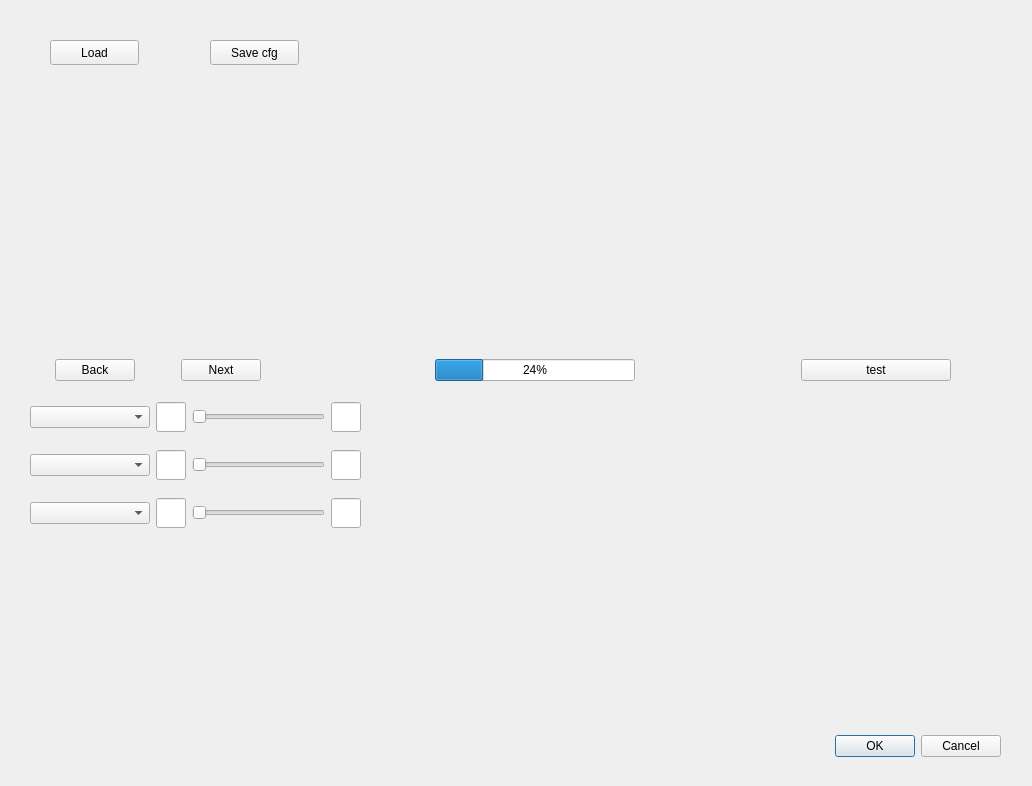
<?xml version="1.0" encoding="UTF-8"?>
<ui version="4.0">
 <class>Dialog</class>
 <widget class="QDialog" name="Dialog">
  <property name="geometry">
   <rect>
    <x>0</x>
    <y>0</y>
    <width>1032</width>
    <height>786</height>
   </rect>
  </property>
  <property name="minimumSize">
   <size>
    <width>60</width>
    <height>0</height>
   </size>
  </property>
  <property name="windowTitle">
   <string>Dialog</string>
  </property>
  <widget class="QDialogButtonBox" name="buttonBox">
   <property name="geometry">
    <rect>
     <x>660</x>
     <y>730</y>
     <width>341</width>
     <height>32</height>
    </rect>
   </property>
   <property name="orientation">
    <enum>Qt::Horizontal</enum>
   </property>
   <property name="standardButtons">
    <set>QDialogButtonBox::Cancel|QDialogButtonBox::Ok</set>
   </property>
  </widget>
  <widget class="QPushButton" name="load">
   <property name="geometry">
    <rect>
     <x>50</x>
     <y>40</y>
     <width>89</width>
     <height>25</height>
    </rect>
   </property>
   <property name="text">
    <string>Load</string>
   </property>
  </widget>
  <widget class="QPushButton" name="save">
   <property name="geometry">
    <rect>
     <x>210</x>
     <y>40</y>
     <width>89</width>
     <height>25</height>
    </rect>
   </property>
   <property name="text">
    <string>Save cfg</string>
   </property>
  </widget>
  <widget class="QWidget" name="verticalLayoutWidget_5">
   <property name="geometry">
    <rect>
     <x>30</x>
     <y>90</y>
     <width>971</width>
     <height>314</height>
    </rect>
   </property>
   <layout class="QVBoxLayout" name="verticalLayout_7">
    <item>
     <layout class="QHBoxLayout" name="horizontalLayout">
      <item>
       <spacer name="horizontalSpacer_3">
        <property name="orientation">
         <enum>Qt::Horizontal</enum>
        </property>
        <property name="sizeHint" stdset="0">
         <size>
          <width>40</width>
          <height>20</height>
         </size>
        </property>
       </spacer>
      </item>
      <item>
       <widget class="QLabel" name="input_label">
        <property name="enabled">
         <bool>true</bool>
        </property>
        <property name="sizePolicy">
         <sizepolicy hsizetype="Fixed" vsizetype="Fixed">
          <horstretch>0</horstretch>
          <verstretch>0</verstretch>
         </sizepolicy>
        </property>
        <property name="minimumSize">
         <size>
          <width>200</width>
          <height>200</height>
         </size>
        </property>
        <property name="maximumSize">
         <size>
          <width>200</width>
          <height>200</height>
         </size>
        </property>
        <property name="text">
         <string/>
        </property>
        <property name="pixmap">
         <pixmap>autoenc.png</pixmap>
        </property>
       </widget>
      </item>
      <item>
       <spacer name="horizontalSpacer">
        <property name="orientation">
         <enum>Qt::Horizontal</enum>
        </property>
        <property name="sizeType">
         <enum>QSizePolicy::Expanding</enum>
        </property>
        <property name="sizeHint" stdset="0">
         <size>
          <width>88</width>
          <height>236</height>
         </size>
        </property>
       </spacer>
      </item>
      <item>
       <layout class="QVBoxLayout" name="verticalLayout">
        <item>
         <spacer name="verticalSpacer">
          <property name="orientation">
           <enum>Qt::Vertical</enum>
          </property>
          <property name="sizeType">
           <enum>QSizePolicy::Expanding</enum>
          </property>
          <property name="sizeHint" stdset="0">
           <size>
            <width>20</width>
            <height>40</height>
           </size>
          </property>
         </spacer>
        </item>
        <item>
         <widget class="QLabel" name="model_label">
          <property name="minimumSize">
           <size>
            <width>300</width>
            <height>200</height>
           </size>
          </property>
          <property name="maximumSize">
           <size>
            <width>300</width>
            <height>200</height>
           </size>
          </property>
          <property name="text">
           <string/>
          </property>
          <property name="pixmap">
           <pixmap>dl_model.jpg</pixmap>
          </property>
          <property name="scaledContents">
           <bool>true</bool>
          </property>
         </widget>
        </item>
        <item>
         <spacer name="verticalSpacer_2">
          <property name="orientation">
           <enum>Qt::Vertical</enum>
          </property>
          <property name="sizeType">
           <enum>QSizePolicy::Expanding</enum>
          </property>
          <property name="sizeHint" stdset="0">
           <size>
            <width>20</width>
            <height>40</height>
           </size>
          </property>
         </spacer>
        </item>
       </layout>
      </item>
      <item>
       <spacer name="horizontalSpacer_2">
        <property name="orientation">
         <enum>Qt::Horizontal</enum>
        </property>
        <property name="sizeType">
         <enum>QSizePolicy::Expanding</enum>
        </property>
        <property name="sizeHint" stdset="0">
         <size>
          <width>88</width>
          <height>236</height>
         </size>
        </property>
       </spacer>
      </item>
      <item>
       <widget class="QLabel" name="output_label">
        <property name="minimumSize">
         <size>
          <width>200</width>
          <height>200</height>
         </size>
        </property>
        <property name="maximumSize">
         <size>
          <width>200</width>
          <height>200</height>
         </size>
        </property>
        <property name="text">
         <string/>
        </property>
        <property name="pixmap">
         <pixmap>autoenc.png</pixmap>
        </property>
       </widget>
      </item>
      <item>
       <spacer name="horizontalSpacer_4">
        <property name="orientation">
         <enum>Qt::Horizontal</enum>
        </property>
        <property name="sizeHint" stdset="0">
         <size>
          <width>40</width>
          <height>20</height>
         </size>
        </property>
       </spacer>
      </item>
     </layout>
    </item>
    <item>
     <layout class="QHBoxLayout" name="horizontalLayout_3">
      <item>
       <spacer name="horizontalSpacer_9">
        <property name="orientation">
         <enum>Qt::Horizontal</enum>
        </property>
        <property name="sizeType">
         <enum>QSizePolicy::Fixed</enum>
        </property>
        <property name="sizeHint" stdset="0">
         <size>
          <width>25</width>
          <height>20</height>
         </size>
        </property>
       </spacer>
      </item>
      <item>
       <layout class="QHBoxLayout" name="horizontalLayout_4">
        <item>
         <layout class="QVBoxLayout" name="verticalLayout_2">
          <item>
           <widget class="QPushButton" name="back">
            <property name="text">
             <string>Back</string>
            </property>
           </widget>
          </item>
          <item>
           <spacer name="verticalSpacer_3">
            <property name="orientation">
             <enum>Qt::Vertical</enum>
            </property>
            <property name="sizeHint" stdset="0">
             <size>
              <width>20</width>
              <height>40</height>
             </size>
            </property>
           </spacer>
          </item>
         </layout>
        </item>
        <item>
         <spacer name="horizontalSpacer_5">
          <property name="orientation">
           <enum>Qt::Horizontal</enum>
          </property>
          <property name="sizeType">
           <enum>QSizePolicy::Fixed</enum>
          </property>
          <property name="sizeHint" stdset="0">
           <size>
            <width>40</width>
            <height>20</height>
           </size>
          </property>
         </spacer>
        </item>
        <item>
         <layout class="QVBoxLayout" name="verticalLayout_3">
          <item>
           <widget class="QPushButton" name="next">
            <property name="text">
             <string>Next</string>
            </property>
           </widget>
          </item>
          <item>
           <spacer name="verticalSpacer_4">
            <property name="orientation">
             <enum>Qt::Vertical</enum>
            </property>
            <property name="sizeHint" stdset="0">
             <size>
              <width>20</width>
              <height>40</height>
             </size>
            </property>
           </spacer>
          </item>
         </layout>
        </item>
       </layout>
      </item>
      <item>
       <spacer name="horizontalSpacer_6">
        <property name="orientation">
         <enum>Qt::Horizontal</enum>
        </property>
        <property name="sizeHint" stdset="0">
         <size>
          <width>40</width>
          <height>20</height>
         </size>
        </property>
       </spacer>
      </item>
      <item>
       <layout class="QHBoxLayout" name="horizontalLayout_2">
        <item>
         <layout class="QVBoxLayout" name="verticalLayout_4">
          <item>
           <widget class="QProgressBar" name="progressBar">
            <property name="sizePolicy">
             <sizepolicy hsizetype="Fixed" vsizetype="Fixed">
              <horstretch>200</horstretch>
              <verstretch>0</verstretch>
             </sizepolicy>
            </property>
            <property name="minimumSize">
             <size>
              <width>200</width>
              <height>0</height>
             </size>
            </property>
            <property name="value">
             <number>24</number>
            </property>
           </widget>
          </item>
          <item>
           <spacer name="verticalSpacer_5">
            <property name="orientation">
             <enum>Qt::Vertical</enum>
            </property>
            <property name="sizeHint" stdset="0">
             <size>
              <width>20</width>
              <height>40</height>
             </size>
            </property>
           </spacer>
          </item>
         </layout>
        </item>
        <item>
         <spacer name="horizontalSpacer_8">
          <property name="orientation">
           <enum>Qt::Horizontal</enum>
          </property>
          <property name="sizeType">
           <enum>QSizePolicy::Fixed</enum>
          </property>
          <property name="sizeHint" stdset="0">
           <size>
            <width>160</width>
            <height>20</height>
           </size>
          </property>
         </spacer>
        </item>
        <item>
         <layout class="QVBoxLayout" name="verticalLayout_5">
          <item>
           <widget class="QPushButton" name="predict">
            <property name="minimumSize">
             <size>
              <width>150</width>
              <height>0</height>
             </size>
            </property>
            <property name="text">
             <string>test</string>
            </property>
           </widget>
          </item>
          <item>
           <spacer name="verticalSpacer_6">
            <property name="orientation">
             <enum>Qt::Vertical</enum>
            </property>
            <property name="sizeHint" stdset="0">
             <size>
              <width>20</width>
              <height>40</height>
             </size>
            </property>
           </spacer>
          </item>
         </layout>
        </item>
       </layout>
      </item>
      <item>
       <spacer name="horizontalSpacer_7">
        <property name="orientation">
         <enum>Qt::Horizontal</enum>
        </property>
        <property name="sizeType">
         <enum>QSizePolicy::Fixed</enum>
        </property>
        <property name="sizeHint" stdset="0">
         <size>
          <width>50</width>
          <height>20</height>
         </size>
        </property>
       </spacer>
      </item>
     </layout>
    </item>
   </layout>
  </widget>
  <widget class="QWidget" name="verticalLayoutWidget_2">
   <property name="geometry">
    <rect>
     <x>30</x>
     <y>390</y>
     <width>331</width>
     <height>151</height>
    </rect>
   </property>
   <layout class="QVBoxLayout" name="verticalLayout_8">
    <item>
     <layout class="QHBoxLayout" name="horizontalLayout_5">
      <item>
       <widget class="QComboBox" name="comboBox_1">
        <property name="minimumSize">
         <size>
          <width>120</width>
          <height>0</height>
         </size>
        </property>
       </widget>
      </item>
      <item>
       <widget class="QLineEdit" name="val_min_1">
        <property name="maximumSize">
         <size>
          <width>30</width>
          <height>30</height>
         </size>
        </property>
       </widget>
      </item>
      <item>
       <widget class="QSlider" name="slider_1">
        <property name="orientation">
         <enum>Qt::Horizontal</enum>
        </property>
       </widget>
      </item>
      <item>
       <widget class="QLineEdit" name="val_max_1">
        <property name="maximumSize">
         <size>
          <width>30</width>
          <height>30</height>
         </size>
        </property>
       </widget>
      </item>
     </layout>
    </item>
    <item>
     <layout class="QHBoxLayout" name="horizontalLayout_6">
      <item>
       <widget class="QComboBox" name="comboBox_2">
        <property name="minimumSize">
         <size>
          <width>120</width>
          <height>0</height>
         </size>
        </property>
       </widget>
      </item>
      <item>
       <widget class="QLineEdit" name="val_min_2">
        <property name="maximumSize">
         <size>
          <width>30</width>
          <height>30</height>
         </size>
        </property>
       </widget>
      </item>
      <item>
       <widget class="QSlider" name="slider_2">
        <property name="orientation">
         <enum>Qt::Horizontal</enum>
        </property>
       </widget>
      </item>
      <item>
       <widget class="QLineEdit" name="val_max_2">
        <property name="maximumSize">
         <size>
          <width>30</width>
          <height>30</height>
         </size>
        </property>
       </widget>
      </item>
     </layout>
    </item>
    <item>
     <layout class="QHBoxLayout" name="horizontalLayout_7">
      <item>
       <widget class="QComboBox" name="comboBox_3">
        <property name="minimumSize">
         <size>
          <width>120</width>
          <height>0</height>
         </size>
        </property>
       </widget>
      </item>
      <item>
       <widget class="QLineEdit" name="val_min_3">
        <property name="maximumSize">
         <size>
          <width>30</width>
          <height>30</height>
         </size>
        </property>
       </widget>
      </item>
      <item>
       <widget class="QSlider" name="slider_3">
        <property name="orientation">
         <enum>Qt::Horizontal</enum>
        </property>
       </widget>
      </item>
      <item>
       <widget class="QLineEdit" name="val_max_3">
        <property name="maximumSize">
         <size>
          <width>30</width>
          <height>30</height>
         </size>
        </property>
       </widget>
      </item>
     </layout>
    </item>
   </layout>
  </widget>
 </widget>
 <resources/>
 <connections>
  <connection>
   <sender>buttonBox</sender>
   <signal>accepted()</signal>
   <receiver>Dialog</receiver>
   <slot>accept()</slot>
   <hints>
    <hint type="sourcelabel">
     <x>248</x>
     <y>254</y>
    </hint>
    <hint type="destinationlabel">
     <x>157</x>
     <y>274</y>
    </hint>
   </hints>
  </connection>
  <connection>
   <sender>buttonBox</sender>
   <signal>rejected()</signal>
   <receiver>Dialog</receiver>
   <slot>reject()</slot>
   <hints>
    <hint type="sourcelabel">
     <x>316</x>
     <y>260</y>
    </hint>
    <hint type="destinationlabel">
     <x>286</x>
     <y>274</y>
    </hint>
   </hints>
  </connection>
 </connections>
</ui>
